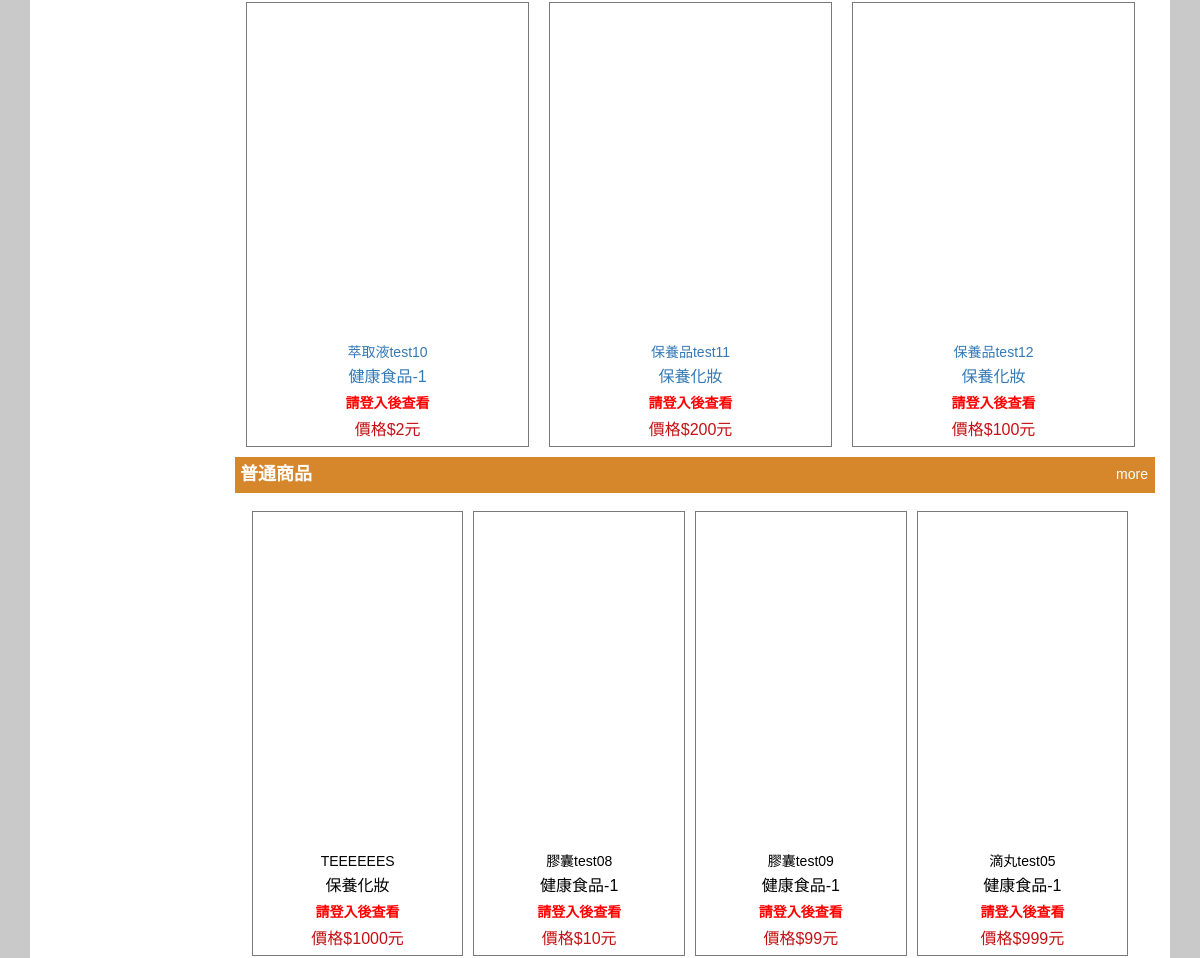
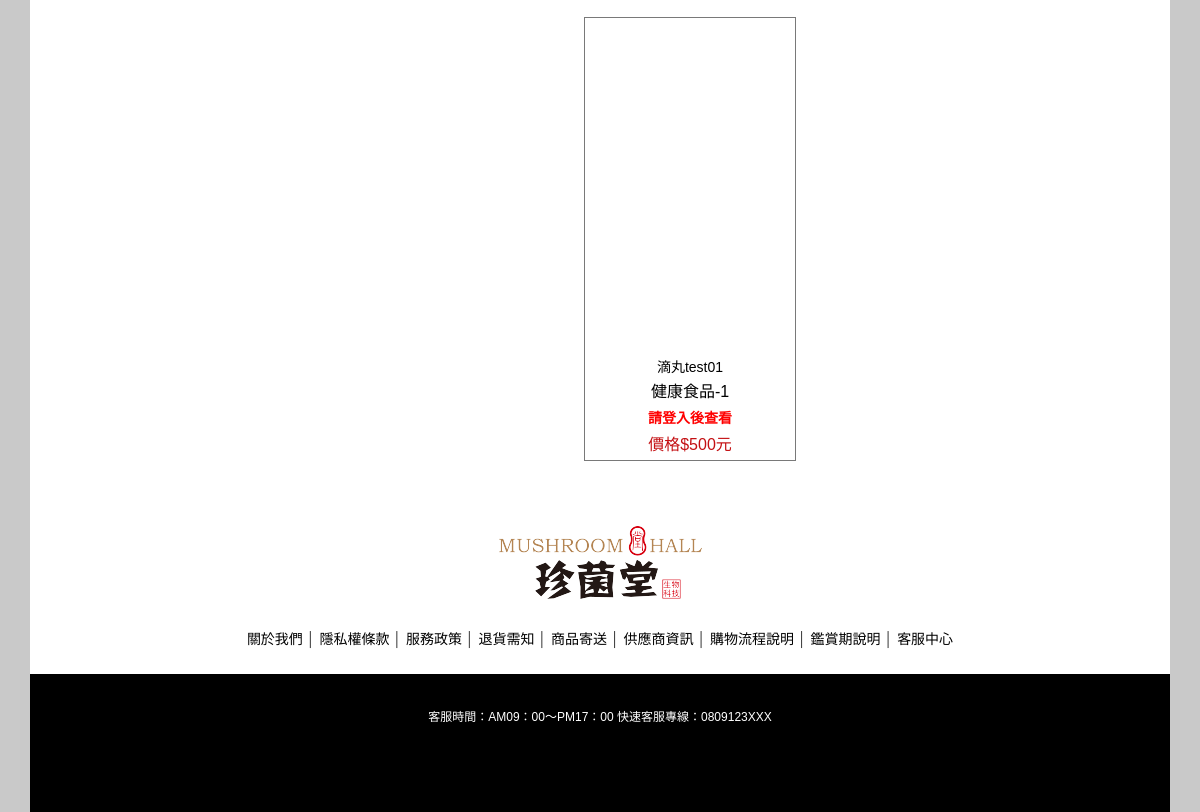
Before: / (lower part) with the older database file (2 pictures, top to bottom).
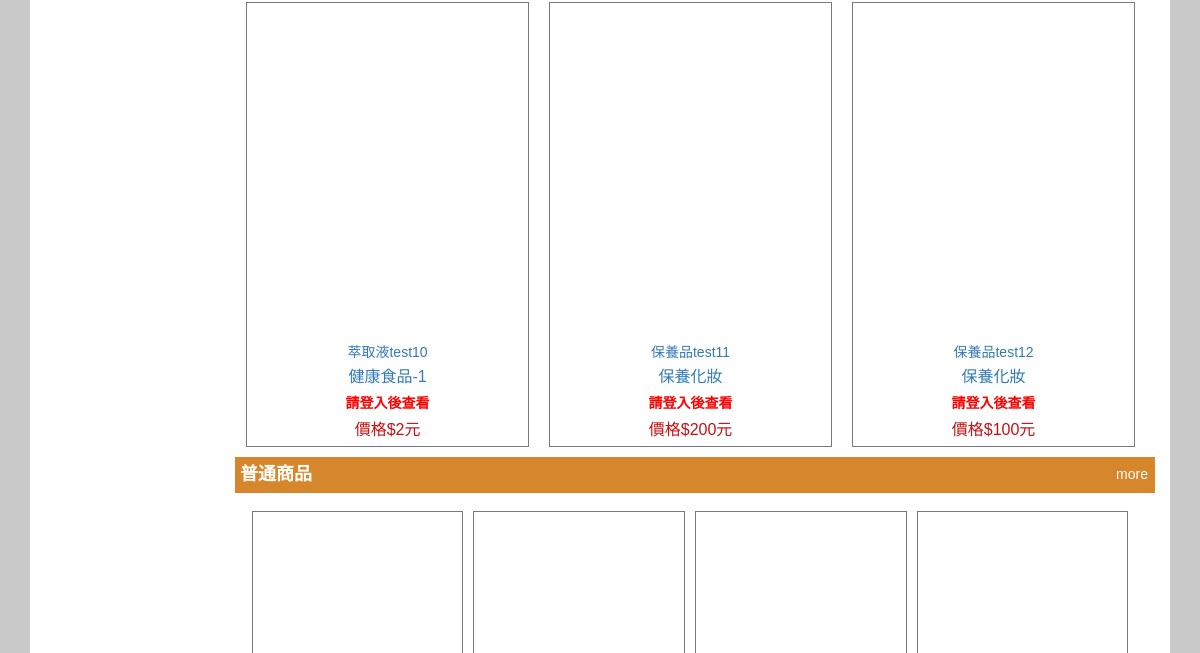
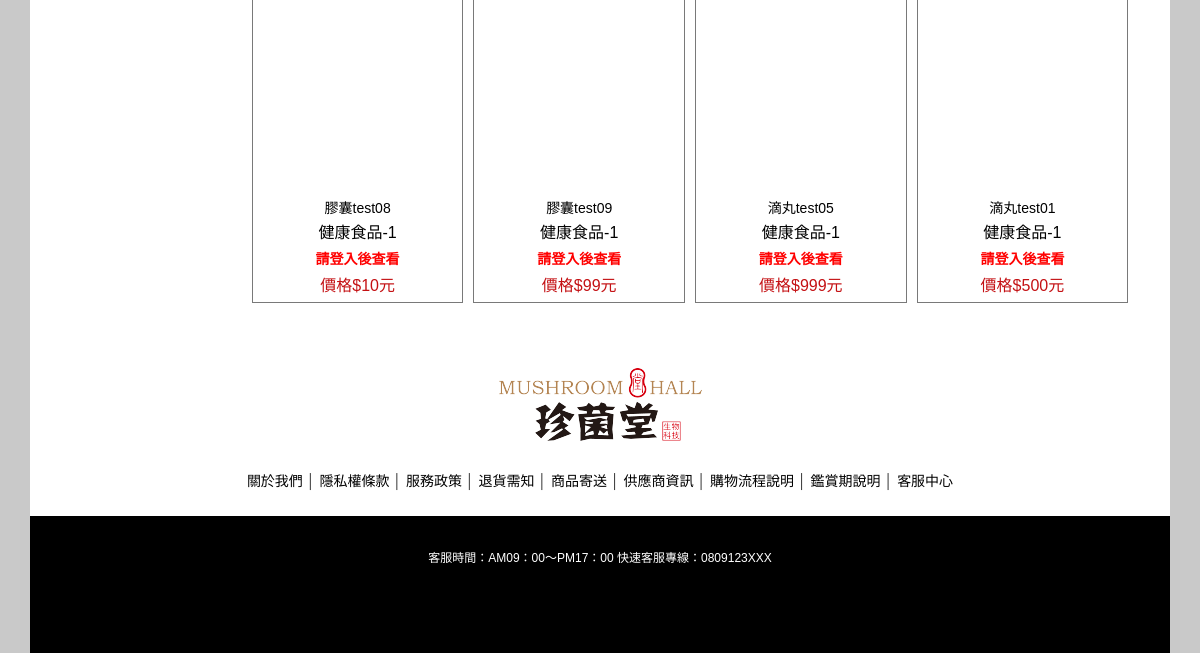
After: the same page with the newer database file (2 pictures, top to bottom).
### tables this page shows
CREATE TABLE `products` (
  `proid` varchar(20) NOT NULL COMMENT '商品編號 (PK)',
  `suppid` varchar(20) NOT NULL COMMENT '供應商ID',
  `proname` varchar(50) NOT NULL COMMENT '商品名稱',
  `prointro` varchar(100) NOT NULL COMMENT '商品簡短說明',
  `pcno` int(11) NOT NULL COMMENT '商品主類別',
  `price` int(11) NOT NULL COMMENT '價格',
  `PV` int(11) NOT NULL COMMENT 'PV值',
  `bonuce` int(11) NOT NULL COMMENT '紅利',
  `stock` int(11) NOT NULL COMMENT '庫存量',
  `prodetail` text NOT NULL COMMENT '商品詳細說明',
  `protags` int(11) NOT NULL COMMENT '標籤編號(單選、標記效果) ',
  `weight` float NOT NULL DEFAULT '0' COMMENT '商品重量(KG)',
  `size` varchar(50) NOT NULL COMMENT '商品長寬高',
  `promo_start` datetime NOT NULL COMMENT '促銷起始時間',
  `promo_end` datetime NOT NULL COMMENT '促銷結束時間',
  `promo_price` int(11) NOT NULL COMMENT '促銷價格',
  `promo_PV` int(11) NOT NULL COMMENT '促銷PV值',
  `promo_bonuce` int(11) NOT NULL COMMENT '促銷紅利值',
  `uptime` datetime NOT NULL COMMENT '上架時間',
  `downtime` datetime NOT NULL COMMENT '下架時間',
  `memo` varchar(250) NOT NULL COMMENT '備註',
  `checkmemo` varchar(250) NOT NULL COMMENT '審核說明',
  `checktime` datetime NOT NULL COMMENT '審核時間',
  `status` char(1) NOT NULL DEFAULT '1' COMMENT '商品狀態(0:審核未通過,1:待審核,2:審核通過,3:上架,9:下架)',
  `lang` varchar(10) NOT NULL COMMENT '語系代碼',
  `viewcounts` int(11) NOT NULL DEFAULT '0' COMMENT '瀏覽次數',
  `addtime` datetime NOT NULL COMMENT '建立時間',
  `updatetime` datetime NOT NULL COMMENT '修改時間'
);

CREATE TABLE `proclass` (
  `no` int(11) NOT NULL COMMENT '類別編號 (PK)',
  `parent` int(11) NOT NULL COMMENT '上層編號(0:主類別，>0: 次類別)',
  `pcname` varchar(50) NOT NULL COMMENT '類別名稱',
  `sort` int(11) NOT NULL DEFAULT '1' COMMENT '類別順序(1最小)',
  `status` char(1) NOT NULL COMMENT '類別狀態(0:下架，1:上架)',
  `lang` varchar(10) NOT NULL COMMENT '語系代碼',
  `addtime` datetime NOT NULL COMMENT '建立時間',
  `updatetime` datetime NOT NULL COMMENT '修改時間'
);

### index.php (the view, shortened to what the changed rows need)
<?php
include 'db.php';
$isLogin = !empty($_SESSION['user']);
$sql = "select * from protags order by sort";
$protags = array();
$products = array();
$result = mysqli_query($conn, $sql);
if (mysqli_num_rows($result) > 0) {
    while ($row = mysqli_fetch_assoc($result)) {
        $protags[] = array(
            'no' => "{$row['no']}",
            'name' => "{$row['name']}",
            'pic' => "{$row['pic']}",
            'color' => "{$row['color']}"
        );
        $tagno = $row['no'];
        $products[$tagno] = array();
        $sql2 = "select * from products where protags = $tagno and status = 3";
        $result2 = mysqli_query($conn, $sql2);
        if (mysqli_num_rows($result2) > 0) {
            while ($row2 = mysqli_fetch_assoc($result2)) {
                $products[$tagno][] = array(
                    'proid' => "{$row2['proid']}",
                    'proname' => "{$row2['proname']}",
                    'prointro' => "{$row2['prointro']}",
                    'pcno' => "{$row2['pcno']}",
                    'price' => "{$row2['price']}",
                    'pv' => "{$row2['PV']}",
                    'bonuce' => "{$row2['bonuce']}",
                    'stock' => "{$row2['stock']}",
                    'prodetail' => "{$row2['prodetail']}",
                    'weight' => "{$row2['weight']}",
                    'size' => "{$row2['size']}",
                    'promo_price' => "{$row2['promo_price']}",
                    'promo_pv' => "{$row2['promo_PV']}",
                    'promo_bonuce' => "{$row2['promo_bonuce']}"
                );
            }
        }
    }
} else {
    echo 'E2';
    return;
}
$proclass = [];
$proclassSql = 'SELECT no, pcname FROM proclass';
$proclassRes = mysqli_query($conn, $proclassSql);
while ($proclassRow = mysqli_fetch_assoc($proclassRes)) {
    $proclass[] = $proclassRow;
}
?>
<!doctype html>
<html>
<head>
    <?php include 'http_head.php'; ?>
</head>
<body>
<div class="wrap">
    <div class="container main">
        <div class="row content no-margin-rl ">
            <div class="col-sm-10">
                <?php
                foreach ($protags as $protag) {
                    echo '<div class="product-area">';
                    echo '<div id="sildes-portfolio" class="owl-carousel owl-theme " style="padding:0 8px;">';
                    $tagno = $protag['no'];
                    foreach ($products[$tagno] as $product) {
                        echo '<div class="item">';
                        echo '<div class="pd-carousel" >';
                        echo '<a href="pd_page.php?proid=' . $product['proid'] . '">';
                        $sql = "select * from productpics where proid='" . $product['proid'] . "' and sort=1";
                        $result = mysqli_query($conn, $sql);
                        if (mysqli_num_rows($result) > 0) {
                            $row = mysqli_fetch_assoc($result);
                            echo '<div class="pd-pic"><img src="upload/product/' . $row['picfile'] . '" alt=""/></div>';
                        } else {
                            echo '<div class="pd-pic"></div>';
                        }
                        echo '<div class="pd-name">' . $product['proname'] . '</div>';
                        foreach ($proclass as $item) {
                            if ($item['no'] == $product['pcno']) {
                                echo '<div class="pd-type">' . $item['pcname'] . '</div>';
                            }
                        }
                        echo '</a>';
                        if ($isLogin) {
                            switch ($_SESSION['user2']['type']) {
                                case 1:
                                    echo '<div class="pd-pv">紅利：' . $product['bonuce'] . '</div>';
                                    break;
                                case 2:
                                    echo '<div class="pd-pv">PV：' . $product['pv'] . '</div>';
                                    break;
                            }
                        } else {
                            echo '<div class="pd-pv">請登入後查看</div>';
                        }
                        echo '<div class="pd-price">價格$' . $product['price'] . '元</div>';
                        echo '</div></div>';
                    }
                    echo '</div>';
                    echo '</div>';
                }
                ?>
                <div class="product-area">
                    <div class="product-list">
                        <?php
                        $products = [];
                        $productsSql = 'SELECT * FROM products WHERE protags=0 AND status IN(3,8) ORDER BY uptime DESC LIMIT 8';
                        $productsRes = mysqli_query($conn, $productsSql);
                        while ($productsRow = mysqli_fetch_assoc($productsRes)) {
                            $products[] = $productsRow;
                        }
                        foreach ($products as $product) {
                            echo '<div class="pd">';
                            echo '<a href="pd_page.php?proid=' . $product['proid'] . '">';
                            $sql = "select * from productpics where proid='" . $product['proid'] . "' and sort=1";
                            $result = mysqli_query($conn, $sql);
                            if (mysqli_num_rows($result) > 0) {
                                $row = mysqli_fetch_assoc($result);
                                echo '<div class="pd-pic"><img src="upload/product/' . $row['picfile'] . '" alt=""/></div>';
                            } else {
                                echo '<div class="pd-pic"></div>';
                            }
                            echo '<div class="pd-name">' . $product['proname'] . '</div>';
                            foreach ($proclass as $item) {
                                if ($item['no'] == $product['pcno']) {
                                    echo '<div class="pd-type">' . $item['pcname'] . '</div>';
                                }
                            }
                            echo '</a>';
                            if ($isLogin) {
                                switch ($_SESSION['user2']['type']) {
                                    case 1:
                                        echo '<div class="pd-pv">紅利：' . $product['bonuce'] . '</div>';
                                        break;
                                    case 2:
                                        echo '<div class="pd-pv">PV：' . $product['pv'] . '</div>';
                                        break;
                                }
                            } else {
                                echo '<div class="pd-pv">請登入後查看</div>';
                            }
                            echo '<div class="pd-price">價格$' . $product['price'] . '元</div>';
                            echo '</div>';
                        }
                        ?>
                    </div>
                </div>
            </div>
        </div>
    </div>
</div>
</body>
</html>

Changed rows visible on the page:
removed products: proname "TEEEEEES", price "1000", proclass (pcname "保養化妝")
